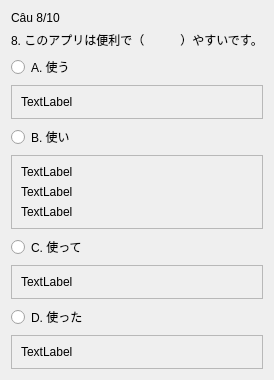
               <widget class="QWidget" name="page_14">
                <layout class="QVBoxLayout" name="verticalLayout_11">
                 <item>
                  <widget class="QLabel" name="label_98">
                   <property name="text">
                    <string>Câu 8/10</string>
                   </property>
                  </widget>
                 </item>
                 <item>
                  <widget class="QLabel" name="label_99">
                   <property name="text">
                    <string>8. このアプリは便利で（　　　）やすいです。</string>
                   </property>
                  </widget>
                 </item>
                 <item>
                  <widget class="QRadioButton" name="radioButton_53">
                   <property name="text">
                    <string>A. 使う</string>
                   </property>
                  </widget>
                 </item>
                 <item>
                  <widget class="QFrame" name="frame_9">
                   <property name="frameShape">
                    <enum>QFrame::StyledPanel</enum>
                   </property>
                   <property name="frameShadow">
                    <enum>QFrame::Raised</enum>
                   </property>
                   <layout class="QVBoxLayout" name="verticalLayout_12">
                    <item>
                     <widget class="QLabel" name="label_13">
                      <property name="text">
                       <string>TextLabel</string>
                      </property>
                     </widget>
                    </item>
                   </layout>
                  </widget>
                 </item>
                 <item>
                  <widget class="QRadioButton" name="radioButton_54">
                   <property name="text">
                    <string>B. 使い</string>
                   </property>
                  </widget>
                 </item>
                 <item>
                  <widget class="QFrame" name="frame_10">
                   <property name="frameShape">
                    <enum>QFrame::StyledPanel</enum>
                   </property>
                   <property name="frameShadow">
                    <enum>QFrame::Raised</enum>
                   </property>
                   <layout class="QVBoxLayout" name="verticalLayout_13">
                    <item>
                     <widget class="QLabel" name="label_17">
                      <property name="text">
                       <string>TextLabel</string>
                      </property>
                     </widget>
                    </item>
                    <item>
                     <widget class="QLabel" name="label_16">
                      <property name="text">
                       <string>TextLabel</string>
                      </property>
                     </widget>
                    </item>
                    <item>
                     <widget class="QLabel" name="label_18">
                      <property name="text">
                       <string>TextLabel</string>
                      </property>
                     </widget>
                    </item>
                   </layout>
                  </widget>
                 </item>
                 <item>
                  <widget class="QRadioButton" name="radioButton_55">
                   <property name="text">
                    <string>C. 使って</string>
                   </property>
                  </widget>
                 </item>
                 <item>
                  <widget class="QFrame" name="frame_11">
                   <property name="frameShape">
                    <enum>QFrame::StyledPanel</enum>
                   </property>
                   <property name="frameShadow">
                    <enum>QFrame::Raised</enum>
                   </property>
                   <layout class="QVBoxLayout" name="verticalLayout_14">
                    <item>
                     <widget class="QLabel" name="label_15">
                      <property name="text">
                       <string>TextLabel</string>
                      </property>
                     </widget>
                    </item>
                   </layout>
                  </widget>
                 </item>
                 <item>
                  <widget class="QRadioButton" name="radioButton_56">
                   <property name="text">
                    <string>D. 使った</string>
                   </property>
                  </widget>
                 </item>
                 <item>
                  <widget class="QFrame" name="frame_12">
                   <property name="frameShape">
                    <enum>QFrame::StyledPanel</enum>
                   </property>
                   <property name="frameShadow">
                    <enum>QFrame::Raised</enum>
                   </property>
                   <layout class="QVBoxLayout" name="verticalLayout_15">
                    <item>
                     <widget class="QLabel" name="label_14">
                      <property name="text">
                       <string>TextLabel</string>
                      </property>
                     </widget>
                    </item>
                   </layout>
                  </widget>
                 </item>
                </layout>
               </widget>
